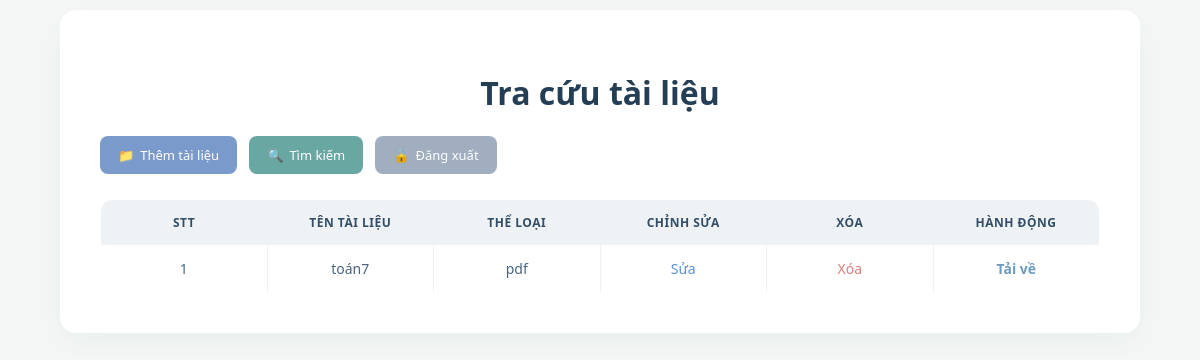
The page /index (signed in) on the database as committed earlier.
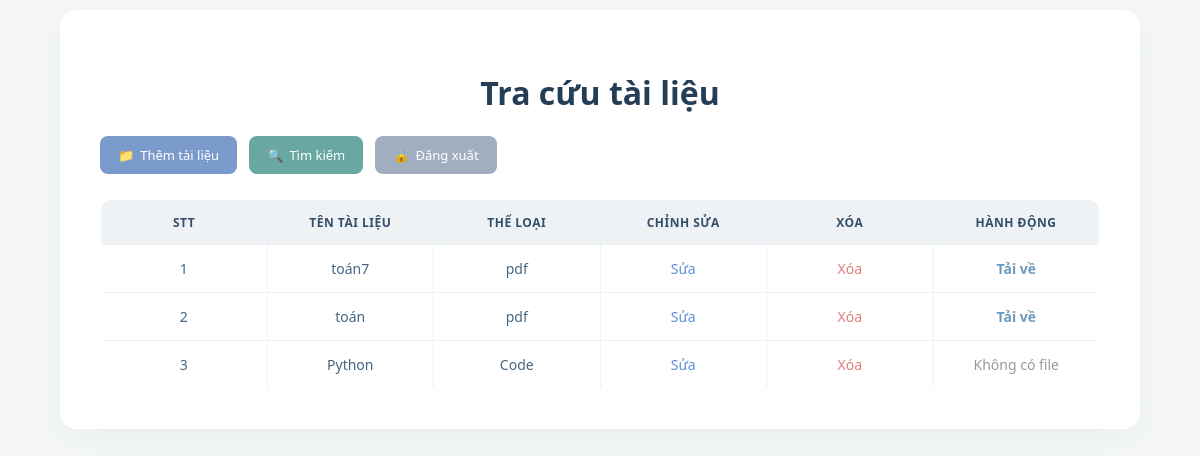
The same page on the database as committed later.
### app.py (models this page shows)
class Document(db.Model):
    id = db.Column(db.Integer, primary_key=True)
    title = db.Column(
        db.String(200),
        nullable=False
    )
    category = db.Column(
        db.String(100),
        nullable=False
    )
    file_path = db.Column(
        db.String(300)
    )

### app.py (the view)
@app.route("/index")
def index():
    if "user" not in session:
        return redirect("/")
    documents = Document.query.all()
    return render_template(
        "index.html",
        documents=documents
    )

### templates/index.html (shortened to what this page needs)
<!DOCTYPE html>
<html>
<head>
<link rel="stylesheet"
href="{{ url_for('static', filename='style.css') }}?v=2.5">
</head>
<body>
<div class="container">
    <h1>Tra cứu tài liệu</h1>
    <div class="menu">
    <a href="/add">Thêm tài liệu</a>
    <a href="/search">Tìm kiếm</a>
    <a href="/logout">Đăng xuất</a>
    </div>
    <table>
    <tr>
    <th>STT</th>
    <th>Tên tài liệu</th>
    <th>Thể loại</th>
    <th>Chỉnh sửa</th>
    <th>Xóa</th>
    <th>Hành động</th>
    </tr>
    {% for doc in documents %}
    <tr>
    <td>{{ loop.index }}</td>
    <td>{{ doc.title }}</td>
    <td>{{ doc.category }}</td>
    <td>
    <a href="/edit/{{ doc.id }}">
    Sửa
    </a>
    </td>
    <td>
    <a href="/delete/{{ doc.id }}">
    Xóa
    </a>
    </td>
    <td>
    {% if doc.file_path %}
        <a href="{{ url_for('download_file', filename=doc.file_path) }}" class="btn-download" download>
             Tải về
        </a>
    {% else %}
        <span style="color: #999;">Không có file</span>
    {% endif %}
    </td>
    </tr>
    {% endfor %}
    </table>
</div>
</body>
</html>

Rows that differ between the two databases and show on the page:
added Document: title "toán", category "pdf"
added Document: title "Python", category "Code", file_path "Không có file"
